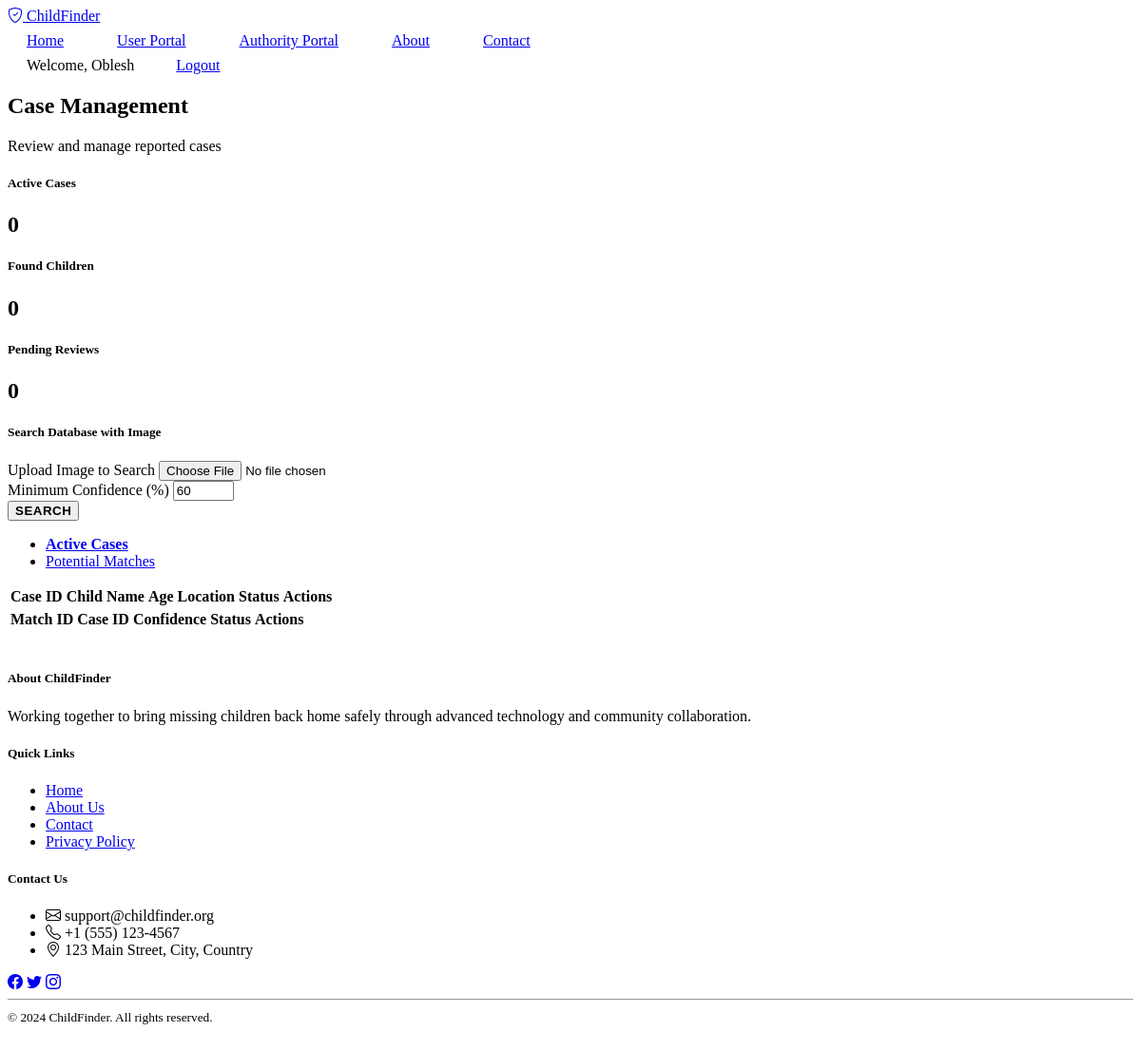
Before: /case_management (signed in) with the older database file.
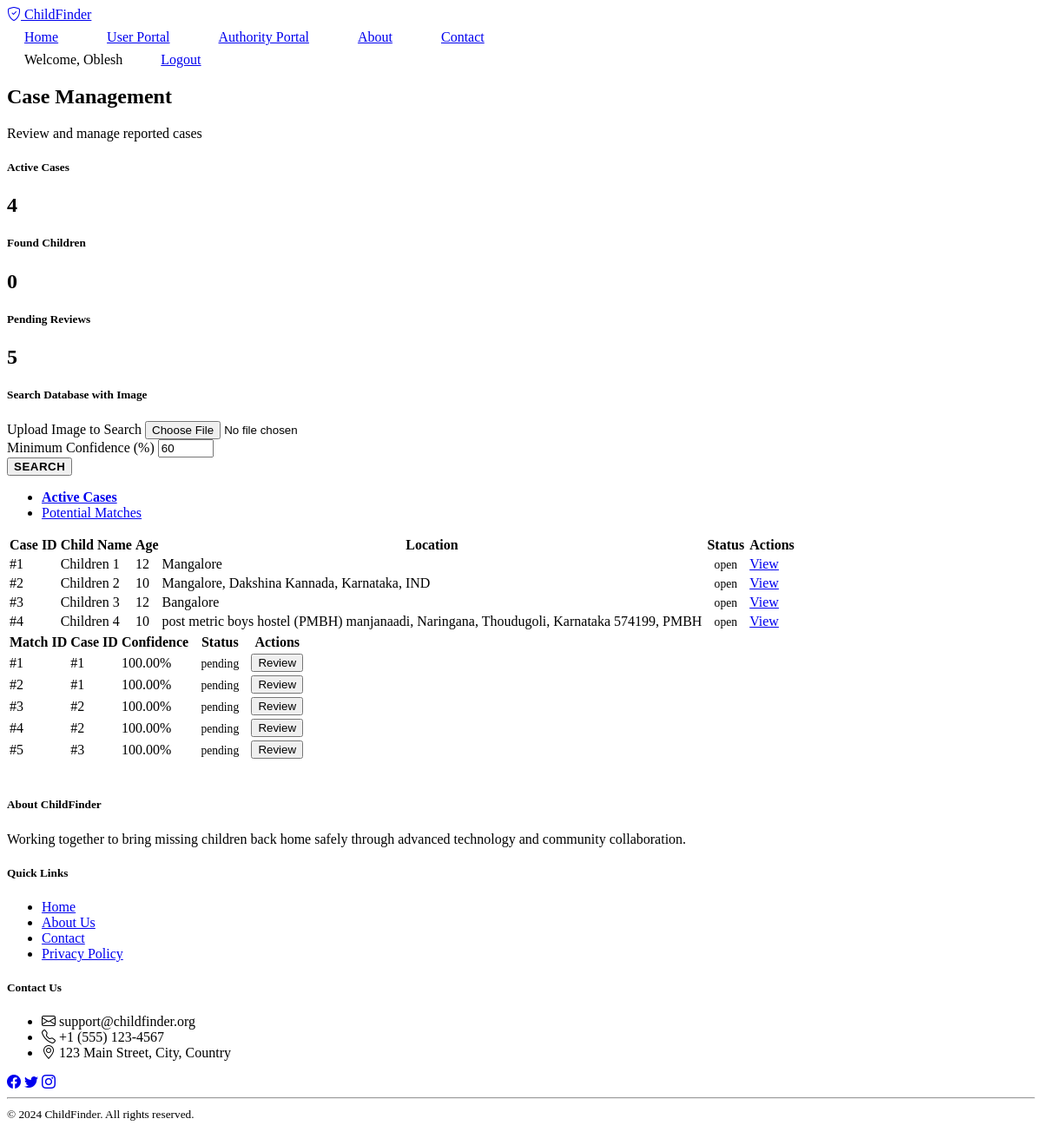
After: the same page with the newer database file.
### models.py (models this page shows, shortened)
class User(UserMixin, db.Model):
    __tablename__ = 'user'
    id = db.Column(db.Integer, primary_key=True)
    username = db.Column(db.String(64), unique=True, nullable=False)
    email = db.Column(db.String(120), unique=True, nullable=False)
    password_hash = db.Column(db.String(256))
    is_authority = db.Column(db.Boolean, default=False)
    created_at = db.Column(db.DateTime, default=datetime.utcnow)

class Case(db.Model):
    __tablename__ = 'missing_case'
    id = db.Column(db.Integer, primary_key=True)
    child_name = db.Column(db.String(100), nullable=False)
    age = db.Column(db.Integer, nullable=False)
    location = db.Column(db.String(200), nullable=False)
    date_missing = db.Column(db.DateTime, nullable=False)
    description = db.Column(db.Text)
    image_path = db.Column(db.String(255))
    status = db.Column(db.String(20), default='open')
    reporter_id = db.Column(db.Integer, db.ForeignKey('user.id'))
    reporter_name = db.Column(db.String(100), nullable=False, default="Unknown")
    reporter_phone = db.Column(db.String(20), nullable=False, default="0000000000")
    reporter_relation = db.Column(db.String(50), nullable=False, default="Unknown")
    created_at = db.Column(db.DateTime, default=datetime.utcnow)
    updated_at = db.Column(db.DateTime, default=datetime.utcnow, onupdate=datetime.utcnow)

class MatchResult(db.Model):
    __tablename__ = 'match_result'
    id = db.Column(db.Integer, primary_key=True)
    case_id = db.Column(db.Integer, db.ForeignKey('missing_case.id'))
    found_image_path = db.Column(db.String(255))
    confidence_score = db.Column(db.Float)
    status = db.Column(db.String(20), default='pending')
    created_at = db.Column(db.DateTime, default=datetime.utcnow)

### routes.py (the view)
@main_bp.route('/case_management')
@login_required
def case_management():
    if not current_user.is_authority:
        flash('Access denied. Authority privileges required.', 'error')
        return redirect(url_for('main.dashboard'))
    active_cases = Case.query.filter_by(status='open').all()
    found_cases = Case.query.filter_by(status='found').all()
    pending_matches = MatchResult.query.filter_by(status='pending').all()
    search_results = request.args.get('search_results', None)
    return render_template('case_management.html',
                         active_cases=active_cases,
                         found_cases=found_cases,
                         pending_matches=pending_matches,
                         search_results=search_results)

### auth.py (called while the page is built)
@login_manager.user_loader
def load_user(user_id):
    return User.query.get(int(user_id))

### templates/case_management.html (shortened to what this page needs)
{% extends "base.html" %}
{% block content %}
<div class="container">
    <div class="row mb-4">
        <div class="col">
            <h2>Case Management</h2>
            <p class="lead">Review and manage reported cases</p>
        </div>
    </div>
    <div class="row mb-4">
        <div class="col-md-4">
            <div class="card bg-primary text-white">
                <div class="card-body">
                    <h5 class="card-title">Active Cases</h5>
                    <h2 class="mb-0">{{ active_cases|length }}</h2>
                </div>
            </div>
        </div>
        <div class="col-md-4">
            <div class="card bg-success text-white">
                <div class="card-body">
                    <h5 class="card-title">Found Children</h5>
                    <h2 class="mb-0">{{ found_cases|length }}</h2>
                </div>
            </div>
        </div>
        <div class="col-md-4">
            <div class="card bg-warning text-dark">
                <div class="card-body">
                    <h5 class="card-title">Pending Reviews</h5>
                    <h2 class="mb-0">{{ pending_matches|length }}</h2>
                </div>
            </div>
        </div>
    </div>
    <div class="card mb-4">
        <div class="card-header">
            <h5 class="mb-0">Search Database with Image</h5>
        </div>
        <div class="card-body">
            <form action="{{ url_for('main.search_database') }}" method="POST" enctype="multipart/form-data">
                <div class="row align-items-end">
                    <div class="col-md-6">
                        <label for="search_image" class="form-label">Upload Image to Search</label>
                        <input type="file" class="form-control" id="search_image" name="search_image" accept="image/*" required>
                    </div>
                    <div class="col-md-4">
                        <label for="confidence" class="form-label">Minimum Confidence (%)</label>
                        <input type="number" class="form-control" id="confidence" name="confidence" min="1" max="100" value="60">
                    </div>
                    <div class="col-md-2">
                        <button type="submit" class="btn btn-primary w-100">Search</button>
                    </div>
                </div>
            </form>
        </div>
    </div>
    <div class="card mb-4">
        <div class="card-header">
            <ul class="nav nav-tabs card-header-tabs">
                <li class="nav-item">
                    <a class="nav-link active" data-bs-toggle="tab" href="#active">Active Cases</a>
                </li>
                <li class="nav-item">
                    <a class="nav-link" data-bs-toggle="tab" href="#matches">Potential Matches</a>
                </li>
            </ul>
        </div>
        <div class="card-body">
            <div class="tab-content">
                <div class="tab-pane fade show active" id="active">
                    <div class="table-responsive">
                        <table class="table">
                            <thead>
                                <tr>
                                    <th>Case ID</th>
                                    <th>Child Name</th>
                                    <th>Age</th>
                                    <th>Location</th>
                                    <th>Status</th>
                                    <th>Actions</th>
                                </tr>
                            </thead>
                            <tbody>
                                {% for case in active_cases %}
                                <tr>
                                    <td>#{{ case.id }}</td>
                                    <td>{{ case.child_name }}</td>
                                    <td>{{ case.age }}</td>
                                    <td>{{ case.location }}</td>
                                    <td>
                                        <span class="badge bg-{{ 'warning' if case.status == 'open' else 'success' }}">
                                            {{ case.status }}
                                        </span>
                                    </td>
                                    <td>
                                        <a href="{{ url_for('main.case_detail', case_id=case.id) }}"
                                           class="btn btn-sm btn-outline-primary">View</a>
                                    </td>
                                </tr>
                                {% endfor %}
                            </tbody>
                        </table>
                    </div>
                </div>
                <div class="tab-pane fade" id="matches">
                    <div class="table-responsive">
                        <table class="table">
                            <thead>
                                <tr>
                                    <th>Match ID</th>
                                    <th>Case ID</th>
                                    <th>Confidence</th>
                                    <th>Status</th>
                                    <th>Actions</th>
                                </tr>
                            </thead>
                            <tbody>
                                {% for match in pending_matches %}
                                <tr>
                                    <td>#{{ match.id }}</td>
                                    <td>#{{ match.case_id }}</td>
                                    <td>{{ "%.2f"|format(match.confidence_score * 100) }}%</td>
                                    <td>
                                        <span class="badge bg-warning">{{ match.status }}</span>
                                    </td>
                                    <td>
                                        <button class="btn btn-sm btn-outline-success"
                                                onclick="reviewMatch({{ match.id }})">Review</button>
                                    </td>
                                </tr>
                                {% endfor %}
                            </tbody>
                        </table>
                    </div>
                </div>
            </div>
        </div>
    </div>
</div>
{% endblock %}

### templates/base.html (shortened to what this page needs)
<!DOCTYPE html>
<html lang="en" data-bs-theme="dark">
<head>
    <link href="https://cdn.replit.com/agent/bootstrap-agent-dark-theme.min.css" rel="stylesheet">
    <link href="https://cdn.jsdelivr.net/npm/bootstrap-icons@1.7.2/font/bootstrap-icons.css" rel="stylesheet">
    <link href="{{ url_for('static', filename='css/custom.css') }}" rel="stylesheet">
</head>
<body>
    <nav class="navbar navbar-expand-lg navbar-dark bg-dark">
        <div class="container">
            <a class="navbar-brand" href="{{ url_for('main.index') }}">
                <i class="bi bi-shield-check"></i> ChildFinder
            </a>
            <div class="navbar-nav mx-auto">
                <a class="nav-link" href="{{ url_for('main.index') }}">Home</a>
                <a class="nav-link" href="{{ url_for('main.dashboard') }}">User Portal</a>
                <a class="nav-link" href="{{ url_for('main.case_management') }}">Authority Portal</a>
                <a class="nav-link" href="{{ url_for('main.about') }}">About</a>
                <a class="nav-link" href="{{ url_for('main.contact') }}">Contact</a>
            </div>
            <div class="navbar-nav">
                {% if current_user.is_authenticated %}
                    <span class="nav-item nav-link">Welcome, {{ current_user.username }}</span>
                    <a class="nav-link" href="{{ url_for('auth.logout') }}">Logout</a>
                {% else %}
                    <a class="nav-link" href="{{ url_for('auth.login') }}">Login</a>
                    <a class="nav-link" href="{{ url_for('auth.register') }}">Register</a>
                {% endif %}
            </div>
        </div>
    </nav>
    <main class="container my-4">
        {% block content %}{% endblock %}
    </main>
    <footer class="footer mt-auto py-5 bg-dark">
        <div class="container">
            <div class="row">
                <div class="col-md-4 mb-4">
                    <h5>About ChildFinder</h5>
                    <p class="text-muted">Working together to bring missing children back home safely through advanced technology and community collaboration.</p>
                </div>
                <div class="col-md-4 mb-4">
                    <h5>Quick Links</h5>
                    <ul class="list-unstyled">
                        <li><a href="{{ url_for('main.index') }}" class="text-muted">Home</a></li>
                        <li><a href="{{ url_for('main.about') }}" class="text-muted">About Us</a></li>
                        <li><a href="{{ url_for('main.contact') }}" class="text-muted">Contact</a></li>
                        <li><a href="#" class="text-muted">Privacy Policy</a></li>
                    </ul>
                </div>
                <div class="col-md-4 mb-4">
                    <h5>Contact Us</h5>
                    <ul class="list-unstyled text-muted">
                        <li><i class="bi bi-envelope"></i> support@childfinder.org</li>
                        <li><i class="bi bi-telephone"></i> +1 (555) 123-4567</li>
                        <li><i class="bi bi-geo-alt"></i> 123 Main Street, City, Country</li>
                    </ul>
                    <div class="social-links mt-3">
                        <a href="#" class="text-muted me-2"><i class="bi bi-facebook"></i></a>
                        <a href="#" class="text-muted me-2"><i class="bi bi-twitter"></i></a>
                        <a href="#" class="text-muted me-2"><i class="bi bi-instagram"></i></a>
                    </div>
                </div>
            </div>
            <hr class="mt-4">
            <div class="text-center text-muted">
                <small>&copy; 2024 ChildFinder. All rights reserved.</small>
            </div>
        </div>
    </footer>
</body>
</html>

### static/css/custom.css (style rules this page uses)
body { min-height: 100vh; display: flex; flex-direction: column; }
main { flex: 1; }
.navbar .nav-link { padding: 0.5rem 1rem; margin: 0 0.25rem; border-radius: 4px; transition: background-color 0.2s; }
.navbar-nav.mx-auto { display: flex; gap: 1rem; }
.badge { font-size: 0.85em; padding: 0.5em 0.75em; }
.footer { background: var(--bs-dark); padding: 20px 0; margin-top: auto; }
.table { margin-bottom: 0; }
.table thead th { border-top: none; background: var(--bs-dark); color: var(--bs-light); }
.nav-link.active { font-weight: 600; }
.btn-primary { text-transform: uppercase; letter-spacing: 0.5px; font-weight: 600; }

Changed rows visible on the page:
added Case: id "1", child_name "Children 1", age "12", location "Mangalore", status "open"
added Case: id "2", child_name "Children 2", age "10", location "Mangalore, Dakshina Kannada, Karnataka, IND", status "open"
added Case: id "3", child_name "Children 3", age "12", location "Bangalore", status "open"
added Case: id "4", child_name "Children 4", age "10", location "post metric boys hostel (PMBH) manjanaadi, Naringana, Thoudugoli, Karnataka 574199, PMBH", status "open"
added MatchResult: id "1", case_id "1", match.confidence_score*100 "100.00", status "pending"
added MatchResult: id "2", case_id "1", match.confidence_score*100 "100.00", status "pending"
added MatchResult: id "3", case_id "2", match.confidence_score*100 "100.00", status "pending"
added MatchResult: id "4", case_id "2", match.confidence_score*100 "100.00", status "pending"
added MatchResult: id "5", case_id "3", match.confidence_score*100 "100.00", status "pending"
Other visible differences:
{{ active_cases|length }}: "0" → "4"
{{ pending_matches|length }}: "0" → "5"
